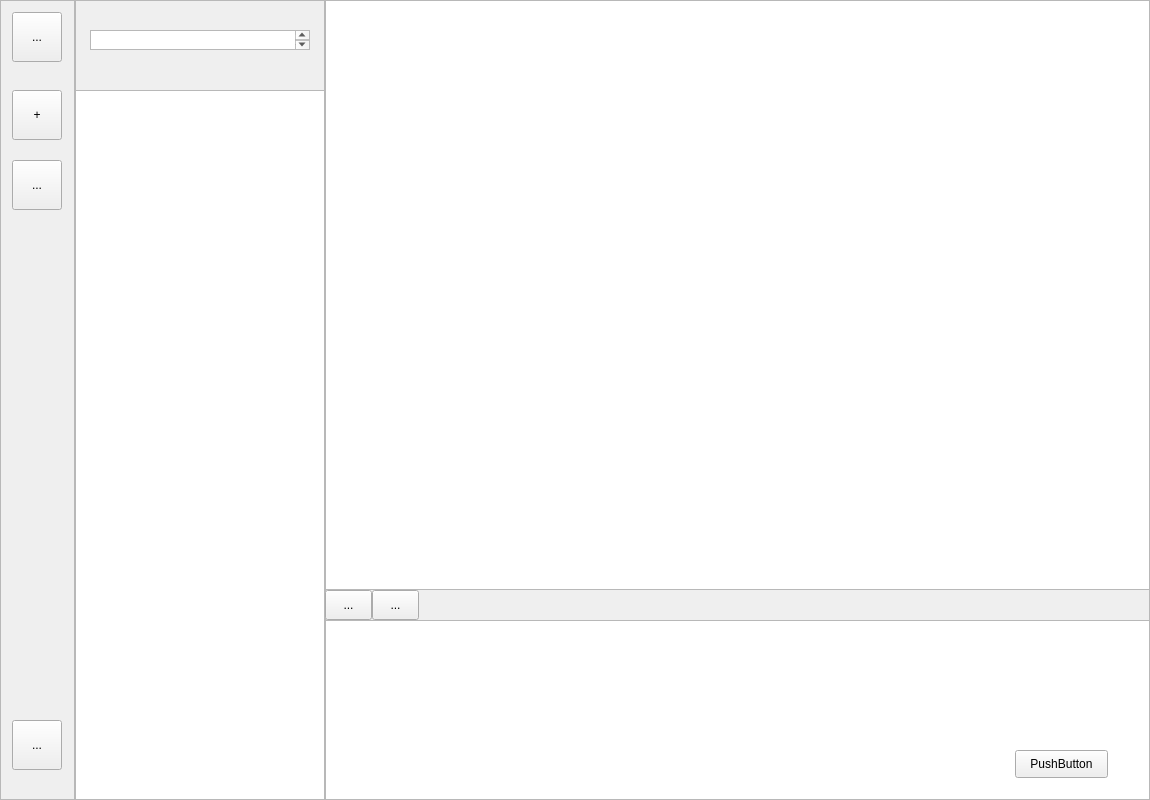
<?xml version="1.0" encoding="UTF-8"?>
<ui version="4.0">
 <class>MainWindow</class>
 <widget class="QMainWindow" name="MainWindow">
  <property name="geometry">
   <rect>
    <x>0</x>
    <y>0</y>
    <width>1150</width>
    <height>800</height>
   </rect>
  </property>
  <property name="windowTitle">
   <string>MainWindow</string>
  </property>
  <widget class="QWidget" name="centralWidget">
   <widget class="QFrame" name="frame">
    <property name="geometry">
     <rect>
      <x>0</x>
      <y>0</y>
      <width>75</width>
      <height>800</height>
     </rect>
    </property>
    <property name="sizePolicy">
     <sizepolicy hsizetype="Preferred" vsizetype="Expanding">
      <horstretch>0</horstretch>
      <verstretch>100</verstretch>
     </sizepolicy>
    </property>
    <property name="maximumSize">
     <size>
      <width>75</width>
      <height>16777215</height>
     </size>
    </property>
    <property name="frameShape">
     <enum>QFrame::StyledPanel</enum>
    </property>
    <property name="frameShadow">
     <enum>QFrame::Raised</enum>
    </property>
    <widget class="QToolButton" name="coverButton">
     <property name="geometry">
      <rect>
       <x>12</x>
       <y>12</y>
       <width>50</width>
       <height>50</height>
      </rect>
     </property>
     <property name="text">
      <string>...</string>
     </property>
    </widget>
    <widget class="QToolButton" name="singleButton">
     <property name="geometry">
      <rect>
       <x>12</x>
       <y>90</y>
       <width>50</width>
       <height>50</height>
      </rect>
     </property>
     <property name="text">
      <string>+</string>
     </property>
    </widget>
    <widget class="QToolButton" name="moreButton">
     <property name="geometry">
      <rect>
       <x>12</x>
       <y>160</y>
       <width>50</width>
       <height>50</height>
      </rect>
     </property>
     <property name="text">
      <string>...</string>
     </property>
    </widget>
    <widget class="QToolButton" name="settingButton">
     <property name="geometry">
      <rect>
       <x>12</x>
       <y>720</y>
       <width>50</width>
       <height>50</height>
      </rect>
     </property>
     <property name="text">
      <string>...</string>
     </property>
    </widget>
   </widget>
   <widget class="QFrame" name="frame_2">
    <property name="geometry">
     <rect>
      <x>75</x>
      <y>0</y>
      <width>250</width>
      <height>800</height>
     </rect>
    </property>
    <property name="frameShape">
     <enum>QFrame::StyledPanel</enum>
    </property>
    <property name="frameShadow">
     <enum>QFrame::Raised</enum>
    </property>
    <widget class="QTextEdit" name="searchEdit">
     <property name="geometry">
      <rect>
       <x>15</x>
       <y>30</y>
       <width>220</width>
       <height>20</height>
      </rect>
     </property>
    </widget>
    <widget class="QListWidget" name="friendList">
     <property name="geometry">
      <rect>
       <x>0</x>
       <y>90</y>
       <width>250</width>
       <height>710</height>
      </rect>
     </property>
    </widget>
   </widget>
   <widget class="QFrame" name="frame_3">
    <property name="geometry">
     <rect>
      <x>325</x>
      <y>0</y>
      <width>825</width>
      <height>800</height>
     </rect>
    </property>
    <property name="frameShape">
     <enum>QFrame::StyledPanel</enum>
    </property>
    <property name="frameShadow">
     <enum>QFrame::Raised</enum>
    </property>
    <widget class="QTextEdit" name="textEdit">
     <property name="geometry">
      <rect>
       <x>0</x>
       <y>620</y>
       <width>825</width>
       <height>180</height>
      </rect>
     </property>
     <property name="font">
      <font>
       <pointsize>16</pointsize>
      </font>
     </property>
    </widget>
    <widget class="QListWidget" name="listWidget">
     <property name="geometry">
      <rect>
       <x>0</x>
       <y>0</y>
       <width>825</width>
       <height>590</height>
      </rect>
     </property>
    </widget>
    <widget class="QToolButton" name="emojiButton">
     <property name="geometry">
      <rect>
       <x>0</x>
       <y>590</y>
       <width>47</width>
       <height>30</height>
      </rect>
     </property>
     <property name="text">
      <string>...</string>
     </property>
    </widget>
    <widget class="QToolButton" name="picButton">
     <property name="geometry">
      <rect>
       <x>47</x>
       <y>590</y>
       <width>47</width>
       <height>30</height>
      </rect>
     </property>
     <property name="text">
      <string>...</string>
     </property>
    </widget>
    <widget class="QPushButton" name="pushButton">
     <property name="geometry">
      <rect>
       <x>690</x>
       <y>750</y>
       <width>93</width>
       <height>28</height>
      </rect>
     </property>
     <property name="text">
      <string>PushButton</string>
     </property>
    </widget>
   </widget>
  </widget>
 </widget>
 <layoutdefault spacing="6" margin="11"/>
 <resources/>
 <connections/>
</ui>
